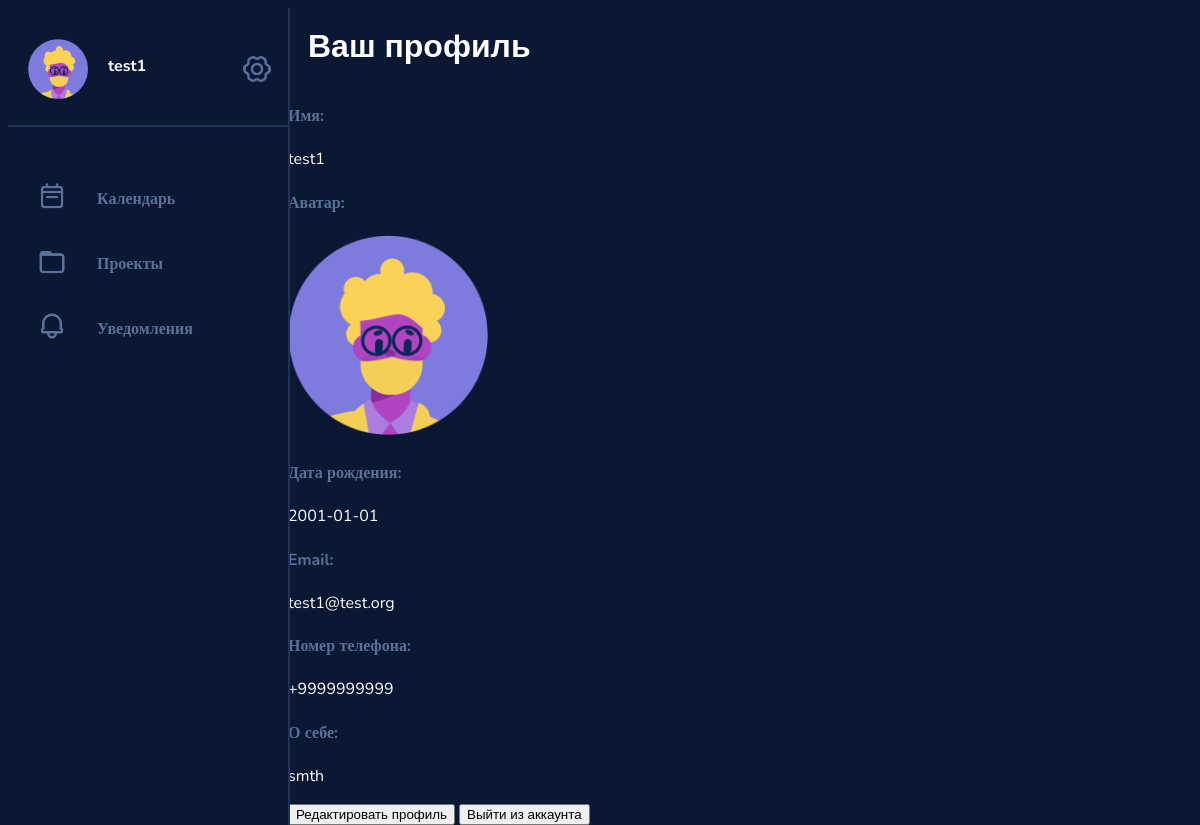
Before: /profile/1 with the older database file.
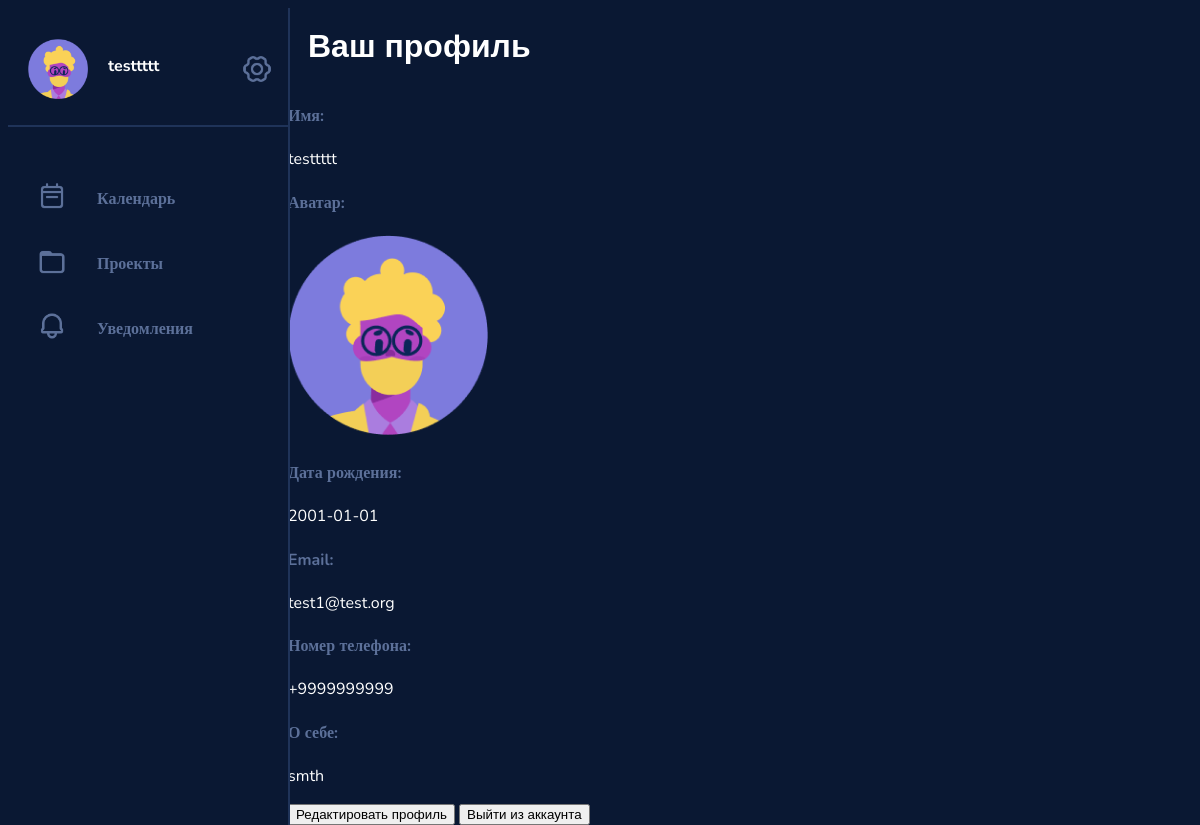
After: the same page with the newer database file.
### data/users.py (models this page shows, shortened)
class User(SqlAlchemyBase, UserMixin, SerializerMixin):
    __tablename__ = 'users'
    id = sqlalchemy.Column(sqlalchemy.Integer, primary_key=True, autoincrement=True)
    login = sqlalchemy.Column(sqlalchemy.String, nullable=True)
    password = sqlalchemy.Column(sqlalchemy.String, nullable=True)
    email = sqlalchemy.Column(sqlalchemy.String, index=True, unique=True, nullable=True)
    phone = sqlalchemy.Column(sqlalchemy.String, index=True, unique=True, nullable=True)
    name = sqlalchemy.Column(sqlalchemy.String, nullable=True)
    birth_date = sqlalchemy.Column(sqlalchemy.DateTime, nullable=True)
    bio = sqlalchemy.Column(sqlalchemy.String, nullable=True)
    projects = sqlalchemy.Column(sqlalchemy.String, nullable=True, default=None)
    tasks = sqlalchemy.Column(sqlalchemy.String, nullable=True, default=None)
    picture = sqlalchemy.Column(sqlalchemy.Integer, nullable=True)

### services/profile.py (the view)
@blueprint.route('/profile/<int:user_id>')
def profile(user_id):
    db_sess = session.create_session()
    user = db_sess.query(User).get(user_id)
    return render_template('profile.html', title='Verk | Profile', name=user.name, id=user_id, email=user.email,
                           list_of_avatars=list_of_avatars, avatar=user.picture, phone=user.phone,
                           birth_date=str(user.birth_date).split()[0], bio=user.bio)

### data/db_session.py (called while the page is built)
def create_session() -> Session:
    global __factory
    return __factory()

### templates/profile.html (shortened to what this page needs)
<!DOCTYPE html>
<html>
<head>
    <link href="/static/style.css" rel="stylesheet" type="text/css" />
</head>
<body>
{% extends "base.html" %}
{% block content %}
<div class="viewport">
        <div class="profile_info">
            <h1>Ваш профиль</h1>
            <h4>Имя:</h4>
            <p>{{name}}</p>
            <h4>Аватар:</h4>
            <img src={{list_of_avatars[avatar]}}>
            <h4>Дата рождения:</h4>
            <p>{{birth_date}}</p>
            <h4>Email:</h4>
            <p>{{email}}</p>
            <h4>Номер телефона:</h4>
            <p>{{phone}}</p>
            <h4>О себе:</h4>
            <p>{{bio}}</p>
            <button type="submit" onclick="window.location.href='/profile_edit/{{id}}';" value="add_new">Редактировать профиль</button>
            <button type="submit" onclick="window.location.href='/';" value="add_new">Выйти из аккаунта</button>
        </div>
    </div>
{% endblock %}

### templates/base.html (shortened to what this page needs)
<!DOCTYPE html>
<html>
<head>
    <link href="/static/style.css" rel="stylesheet" type="text/css" />
</head>
<body>
    <aside>
        <div class="account_menu">
            <div class="profile_pic">
                <img src="{{list_of_avatars[avatar]}}">
            </div>
            <div class="greeting">
                <h3><a href="/profile/{{id}}">{{name}}</a></h3>
            </div>
            <div class="icon">
                <img src="/static/icons/settings.png">
            </div>
        </div>
        <div class="page_menu">
            <div class="page_element">
                <div class="icon">
                    <img src="/static/icons/calendar.png">
                </div>
                <h4><a href="/agenda/{{id}}">Календарь</a></h4>
            </div>
            <div class="page_element">
                <div class="icon">
                    <img src="/static/icons/folder.png">
                </div>
                <h4><a href="/projects/{{id}}">Проекты</a></h4>
            </div>
            <div class="page_element">
                <div class="icon">
                    <img src="/static/icons/notifications.png">
                </div>
                <h4><a href="/notifications/{{id}}">Уведомления</a></h4>
            </div>
        </div>
    </aside>
{% block content %}{% endblock %}
</body>
</html>

### static/style.css (style rules this page uses)
html, body { height: 100%; width: 100%; background-color: #0A1833; font-family: Nunito, Arial; display: flex; }
h1 { font-family: Arial; color: #FFF; }
h4 { font-family: Nunito; font-size: 16px; color: #5C7099; }
h4 a { color: #5C7099; text-decoration: none; }
h3 { font-family: Nunito; font-size: 16px; color: #FFF; }
p { font-family: Nunito; font-size: 16px; color: #FFF; }
aside { padding-top: 1%; padding: 0%; max-width: 280px; border-width: 0px; border-right-width: 2px; border-style: solid; border-color: #1F3359; position: fixed; background-color: #0A1833; height: 100%; }
.account_menu { display: flex; margin-top: 4%; padding: 20px; margin-bottom: 40px; border-style: solid; border-color: #1F3359; border-width: 0px; border-bottom-width: 2px; }
.greeting { display: grid; margin-left: 20px; min-width: 130px; }
.profile_pic img { width: 60px; }
.page_menu { padding-left: 20px; margin-left: 5px; padding-bottom: 30px; border-style: solid; border-color: #1F3359; border-bottom: None; border-width: 0px; border-bottom-width: 2px; }
.page_element { display: flex; }
.icon img { max-width: 60px; width: 40%; min-width: 30px; margin-left: 4px; margin-top: 15px; }
aside .icon img { margin-right: 120%; }
.viewport { display: grid; margin-left: 280px; width: 100%; }
.viewport h1 { margin-top: 20px; margin-left: 20px; margin-bottom: 40px; margin-right: 20px; }
h3 a { font-family: Nunito; font-size: 16px; color: #FFF; text-decoration: none; }

Changed rows visible on the page:
changed User "test1@test.org": name "test1" → "testtttt"
